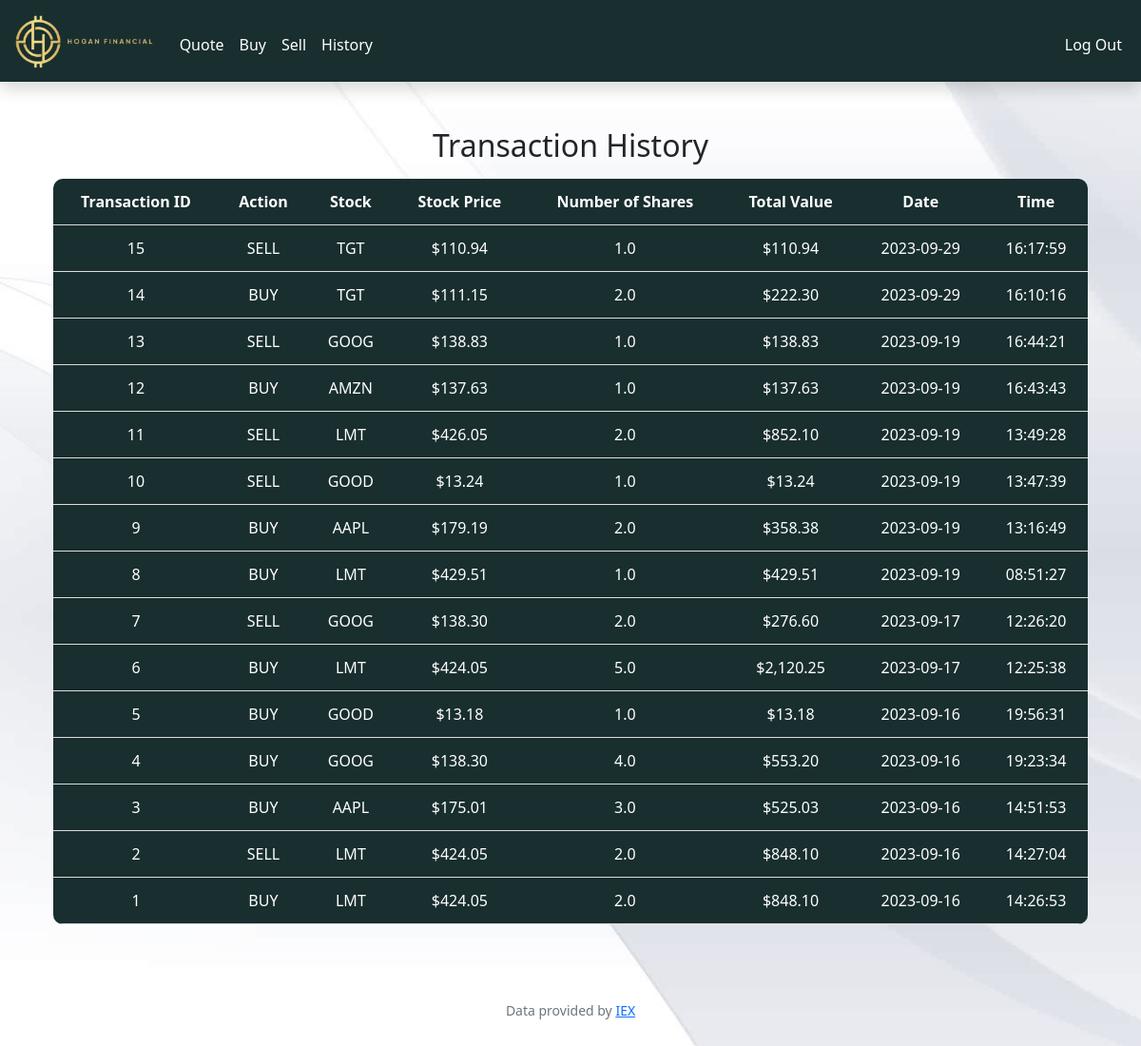
The app's page /history (signed in) with its own data.
### tables this page shows
CREATE TABLE history (
    id INTEGER PRIMARY KEY NOT NULL,
    user_name TEXT NOT NULL,
    user_id INTEGER NOT NULL,
    method TEXT NOT NULL,
    stock_symbol TEXT NOT NULL,
    stock_price FLOAT NOT NULL,
    share_numbers FLOAT NOT NULL,
    transact_date DATE NOT NULL,
    transact_time TIME NOT NULL, total_value FLOAT NOT NULL,
    FOREIGN KEY(user_id) REFERENCES users(id)
);

### app.py (the view)
@app.route("/history", methods=["GET"])
@login_required
def history():
    rows = db.execute("SELECT * FROM history WHERE user_id = ? ORDER BY transact_date DESC, transact_time DESC", session["user_id"])
    return render_template("history.html", thehistory = rows)

### app.py (called while the page is built)
@app.after_request
def after_request(response):
    response.headers["Cache-Control"] = "no-cache, no-store, must-revalidate"
    response.headers["Expires"] = 0
    response.headers["Pragma"] = "no-cache"
    return response

### helpers.py (called while the page is built)
def login_required(f):
    @wraps(f)
    def decorated_function(*args, **kwargs):
        if session.get("user_id") is None:
            return redirect("/login")
        return f(*args, **kwargs)
    return decorated_function

def usd(value):
    return f"${value:,.2f}"

### templates/history.html (shortened to what this page needs)
{% extends "layout.html" %}
{% block main %}
<div class="container-fluid">
    <h2>Transaction History</h2>
    <div class="section table-responsive">
        <table>
            <thead>
                <th>Transaction ID</th>
                <th>Action</th>
                <th>Stock</th>
                <th>Stock Price</th>
                <th>Number of Shares</th>
                <th>Total Value</th>
                <th>Date</th>
                <th>Time</th>
            </thead>
            <tbody>
                <tr>
                    {% for row in thehistory%}
                    <td>{{ row["id"] }}</td>
                    <td>{{ row["method"] }}</td>
                    <td>{{ row["stock_symbol"] }}</td>
                    <td>{{ row["stock_price"] | usd }}</td>
                    <td>{{ row["share_numbers"] }}</td>
                    <td>{{ row["total_value"] | usd }}</td>
                    <td>{{ row["transact_date"] }}</td>
                    <td>{{ row["transact_time"] }}</td>
                </tr>
                    {% endfor %}
            </tbody>
        </table>
    </div>
</div>
{% endblock %}

### templates/layout.html (shortened to what this page needs)
<!DOCTYPE html>
<html lang="en">
    <head>
        <link href="https://cdn.jsdelivr.net/npm/bootstrap@5.1.3/dist/css/bootstrap.min.css" rel="stylesheet">
        <link href="/static/styles.css" rel="stylesheet">
    </head>
    <body>
        <nav class="shadow sticky-top navbar navbar-expand-md navbar-light" style="background-color: #192E2F">
            <div class="container-fluid">
                <a class="navbar-brand" href="/"><img src="/static/hfinlogo.png" style="height: 60px; width: auto;" alt="Hogan Financial Logo"></a>
                <div class="collapse navbar-collapse" id="navbar">
                    {% if session["user_id"] %}
                        <ul class="navbar-nav me-auto mt-2">
                            <li class="nav-item"><a style="color: white;" class="nav-link" href="/quote">Quote</a></li>
                            <li class="nav-item"><a style="color: white;" class="nav-link" href="/buy">Buy</a></li>
                            <li class="nav-item"><a style="color: white;" class="nav-link" href="/sell">Sell</a></li>
                            <li class="nav-item"><a style="color: white;" class="nav-link" href="/history">History</a></li>
                        </ul>
                        <ul class="navbar-nav ms-auto mt-2">
                            <li class="nav-item"><a style="color: white;" class="nav-link" href="/logout">Log Out</a></li>
                        </ul>
                    {% else %}
                        <ul class="navbar-nav ms-auto mt-2">
                            <li class="nav-item"><a style="color: white;" class="nav-link" href="/register">Register</a></li>
                            <li class="nav-item"><a style="color: white;" class="nav-link" href="/login">Log In</a></li>
                        </ul>
                    {% endif %}
                </div>
            </div>
        </nav>
        <main class="container-fluid py-5 text-center">
            {% block main %}{% endblock %}
        </main>
        <footer class="mb-5 small text-center text-muted">
            Data provided by <a href="https://iexcloud.io/">IEX</a>
        </footer>
    </body>
</html>

### static/styles.css (style rules this page uses)
nav .navbar-brand { font-size: xx-large; }
table th, table td { padding: 0.75rem; vertical-align: middle; background-color: #192E2F; border-bottom: 1px solid #ddd; color: white; }
tbody tr:nth-of-type(odd) { background-color: rgb(179, 208, 255, 0.3); }
table { background-color: transparent; margin-bottom: 1rem; width: 100%; border-radius: 10px; overflow: hidden; }
.section { padding-bottom: 1rem; padding-left: 2rem; padding-right: 2rem; padding-top: 0.5rem; }
body { background-image: url("/static/plainwhitebg.jpg"); background-size: cover; background-attachment: fixed; }

### records on screen
history: id "15", method "SELL", stock_symbol "TGT", stock_price "$110.94", share_numbers "1.0", total_value "$110.94", transact_date "2023-09-29", transact_time "16:17:59"
history: id "14", method "BUY", stock_symbol "TGT", stock_price "$111.15", share_numbers "2.0", total_value "$222.30", transact_date "2023-09-29", transact_time "16:10:16"
history: id "13", method "SELL", stock_symbol "GOOG", stock_price "$138.83", share_numbers "1.0", total_value "$138.83", transact_date "2023-09-19", transact_time "16:44:21"
history: id "12", method "BUY", stock_symbol "AMZN", stock_price "$137.63", share_numbers "1.0", total_value "$137.63", transact_date "2023-09-19", transact_time "16:43:43"
history: id "11", method "SELL", stock_symbol "LMT", stock_price "$426.05", share_numbers "2.0", total_value "$852.10", transact_date "2023-09-19", transact_time "13:49:28"
history: id "10", method "SELL", stock_symbol "GOOD", stock_price "$13.24", share_numbers "1.0", total_value "$13.24", transact_date "2023-09-19", transact_time "13:47:39"
history: id "9", method "BUY", stock_symbol "AAPL", stock_price "$179.19", share_numbers "2.0", total_value "$358.38", transact_date "2023-09-19", transact_time "13:16:49"
history: id "8", method "BUY", stock_symbol "LMT", stock_price "$429.51", share_numbers "1.0", total_value "$429.51", transact_date "2023-09-19", transact_time "08:51:27"
history: id "7", method "SELL", stock_symbol "GOOG", stock_price "$138.30", share_numbers "2.0", total_value "$276.60", transact_date "2023-09-17", transact_time "12:26:20"
history: id "6", method "BUY", stock_symbol "LMT", stock_price "$424.05", share_numbers "5.0", total_value "$2,120.25", transact_date "2023-09-17", transact_time "12:25:38"
history: id "5", method "BUY", stock_symbol "GOOD", stock_price "$13.18", share_numbers "1.0", total_value "$13.18", transact_date "2023-09-16", transact_time "19:56:31"
history: id "4", method "BUY", stock_symbol "GOOG", stock_price "$138.30", share_numbers "4.0", total_value "$553.20", transact_date "2023-09-16", transact_time "19:23:34"
history: id "3", method "BUY", stock_symbol "AAPL", stock_price "$175.01", share_numbers "3.0", total_value "$525.03", transact_date "2023-09-16", transact_time "14:51:53"
history: id "2", method "SELL", stock_symbol "LMT", stock_price "$424.05", share_numbers "2.0", total_value "$848.10", transact_date "2023-09-16", transact_time "14:27:04"
history: id "1", method "BUY", stock_symbol "LMT", stock_price "$424.05", share_numbers "2.0", total_value "$848.10", transact_date "2023-09-16", transact_time "14:26:53"
